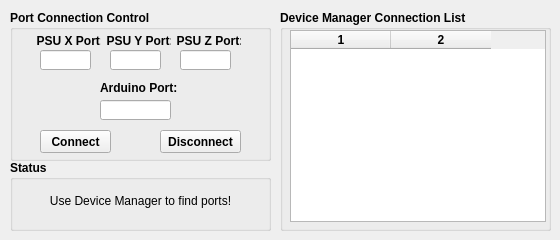
    <widget class="QWidget" name="com_tab">
     <attribute name="title">
      <string>Communication</string>
     </attribute>
     <widget class="QGroupBox" name="portCon_gbox">
      <property name="geometry">
       <rect>
        <x>10</x>
        <y>10</y>
        <width>261</width>
        <height>151</height>
       </rect>
      </property>
      <property name="font">
       <font>
        <weight>75</weight>
        <bold>true</bold>
       </font>
      </property>
      <property name="title">
       <string>Port Connection Control</string>
      </property>
      <widget class="QLabel" name="ardPort_com_label">
       <property name="geometry">
        <rect>
         <x>90</x>
         <y>70</y>
         <width>81</width>
         <height>16</height>
        </rect>
       </property>
       <property name="text">
        <string>Arduino Port:</string>
       </property>
      </widget>
      <widget class="QPushButton" name="connect_com_button">
       <property name="geometry">
        <rect>
         <x>30</x>
         <y>120</y>
         <width>71</width>
         <height>23</height>
        </rect>
       </property>
       <property name="text">
        <string>Connect</string>
       </property>
      </widget>
      <widget class="QPushButton" name="disconnect_com_button">
       <property name="geometry">
        <rect>
         <x>150</x>
         <y>120</y>
         <width>81</width>
         <height>23</height>
        </rect>
       </property>
       <property name="text">
        <string>Disconnect</string>
       </property>
      </widget>
      <widget class="QLineEdit" name="psuX_com_ledit">
       <property name="geometry">
        <rect>
         <x>30</x>
         <y>40</y>
         <width>51</width>
         <height>20</height>
        </rect>
       </property>
      </widget>
      <widget class="QLineEdit" name="psuY_com_ledit">
       <property name="geometry">
        <rect>
         <x>100</x>
         <y>40</y>
         <width>51</width>
         <height>20</height>
        </rect>
       </property>
      </widget>
      <widget class="QLineEdit" name="psuZ_com_ledit">
       <property name="geometry">
        <rect>
         <x>170</x>
         <y>40</y>
         <width>51</width>
         <height>20</height>
        </rect>
       </property>
      </widget>
      <widget class="QLineEdit" name="ardPort_com_ledit">
       <property name="geometry">
        <rect>
         <x>90</x>
         <y>90</y>
         <width>71</width>
         <height>20</height>
        </rect>
       </property>
      </widget>
      <widget class="QLabel" name="psuX_com_label">
       <property name="geometry">
        <rect>
         <x>20</x>
         <y>20</y>
         <width>71</width>
         <height>21</height>
        </rect>
       </property>
       <property name="font">
        <font>
         <weight>75</weight>
         <bold>true</bold>
        </font>
       </property>
       <property name="text">
        <string>  PSU X Port:</string>
       </property>
      </widget>
      <widget class="QLabel" name="psuY_com_label">
       <property name="geometry">
        <rect>
         <x>90</x>
         <y>20</y>
         <width>71</width>
         <height>21</height>
        </rect>
       </property>
       <property name="font">
        <font>
         <weight>75</weight>
         <bold>true</bold>
        </font>
       </property>
       <property name="text">
        <string>  PSU Y Port:</string>
       </property>
      </widget>
      <widget class="QLabel" name="psuZ_com_label">
       <property name="geometry">
        <rect>
         <x>160</x>
         <y>20</y>
         <width>71</width>
         <height>21</height>
        </rect>
       </property>
       <property name="font">
        <font>
         <weight>75</weight>
         <bold>true</bold>
        </font>
       </property>
       <property name="text">
        <string>  PSU Z Port:</string>
       </property>
      </widget>
     </widget>
     <widget class="QGroupBox" name="dmList_gbox">
      <property name="geometry">
       <rect>
        <x>280</x>
        <y>10</y>
        <width>271</width>
        <height>221</height>
       </rect>
      </property>
      <property name="font">
       <font>
        <weight>75</weight>
        <bold>true</bold>
       </font>
      </property>
      <property name="title">
       <string>Device Manager Connection List</string>
      </property>
      <widget class="QTableWidget" name="dm_com_widget">
       <property name="enabled">
        <bool>true</bool>
       </property>
       <property name="geometry">
        <rect>
         <x>10</x>
         <y>20</y>
         <width>256</width>
         <height>192</height>
        </rect>
       </property>
       <property name="columnCount">
        <number>2</number>
       </property>
       <column/>
       <column/>
      </widget>
     </widget>
     <widget class="QGroupBox" name="comStatus_gbox">
      <property name="geometry">
       <rect>
        <x>10</x>
        <y>160</y>
        <width>261</width>
        <height>71</height>
       </rect>
      </property>
      <property name="font">
       <font>
        <weight>75</weight>
        <bold>true</bold>
       </font>
      </property>
      <property name="title">
       <string>Status</string>
      </property>
      <widget class="QLabel" name="status_com_label">
       <property name="geometry">
        <rect>
         <x>10</x>
         <y>20</y>
         <width>241</width>
         <height>41</height>
        </rect>
       </property>
       <property name="font">
        <font>
         <weight>50</weight>
         <bold>false</bold>
        </font>
       </property>
       <property name="text">
        <string>Use Device Manager to find ports!</string>
       </property>
       <property name="alignment">
        <set>Qt::AlignCenter</set>
       </property>
      </widget>
     </widget>
    </widget>
